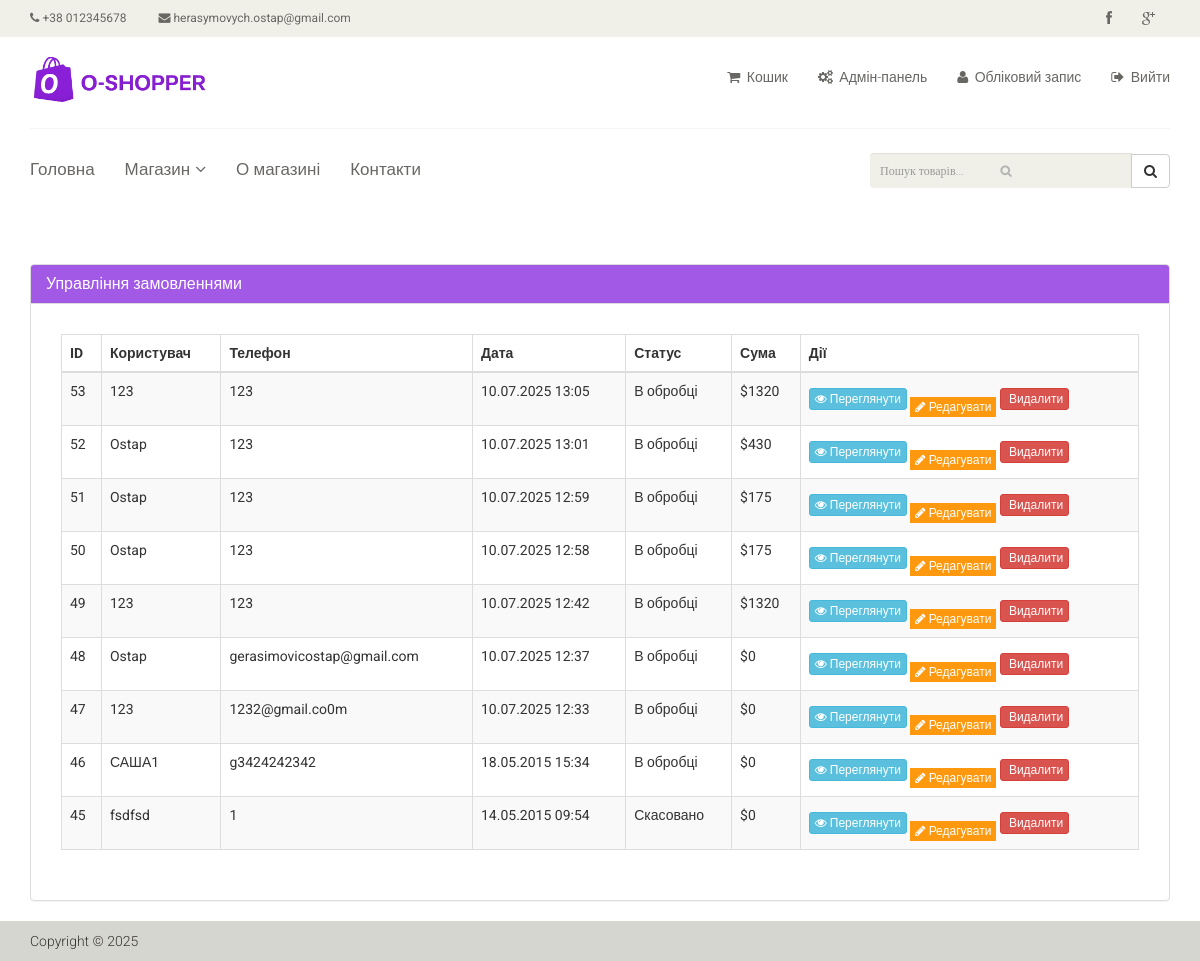
The page /admin/orders/index (signed in) on the database its author committed.
### tables this page shows
CREATE TABLE `order` (
  `id` int(11) NOT NULL,
  `user_name` varchar(255) NOT NULL,
  `user_phone` varchar(255) NOT NULL,
  `user_comment` text NOT NULL,
  `user_id` int(11) DEFAULT NULL,
  `date` timestamp NOT NULL DEFAULT current_timestamp(),
  `products` text NOT NULL,
  `status` int(11) NOT NULL DEFAULT 1
);

CREATE TABLE `user` (
  `id` int(11) NOT NULL,
  `name` varchar(255) NOT NULL,
  `email` varchar(255) NOT NULL,
  `password` varchar(255) NOT NULL,
  `role` varchar(50) NOT NULL DEFAULT 'user'
);

### config/routes.php (called while the page is built)
<?php
return [
    'product/([0-9]+)' => 'product/view/$1',
    'catalog' => 'catalog/index',
    'category/([0-9]+)' => 'catalog/category/$1',
    'review/add/([0-9]+)' => 'review/add/$1',
    'favorite/add/([0-9]+)' => 'favorite/add/$1',
    'favorite/remove/([0-9]+)' => 'favorite/remove/$1',
    'user/favorites' => 'favorite/index',
    'cart/add' => 'cart/add',
    'cart/update' => 'cart/update',
    'cart/remove' => 'cart/remove',
    'cart/clear' => 'cart/clear',
    'cart/checkout' => 'cart/checkout',
    'cart/success/([0-9]+)' => 'cart/success/$1',
    'cart' => 'cart/index',
    'search' => 'search/index',
    'search/ajax' => 'search/ajax',
    'user/register' => 'user/register',
    'user/login' => 'user/login',
    'user/logout' => 'user/logout',
    'user/profile' => 'user/profile',
    'user/edit' => 'user/edit',
    'user' => 'user/index',
    'admin/products/index' => 'admin/products/index',
    'admin/products/create' => 'admin/products/create',
    'admin/products/update/([0-9]+)' => 'admin/products/update/$1',
    'admin/products/delete/([0-9]+)' => 'admin/products/delete/$1',
    'admin/categories/index' => 'admin/categories/index',
    'admin/categories/create' => 'admin/categories/create',
    'admin/categories/update/([0-9]+)' => 'admin/categories/update/$1',
    'admin/categories/delete/([0-9]+)' => 'admin/categories/delete/$1',
    'admin/orders/index' => 'admin/orders/index',
    'admin/orders/view/([0-9]+)' => 'admin/orders/view/$1',
    'admin/orders/update/([0-9]+)' => 'admin/orders/update/$1',
    'admin/orders/delete/([0-9]+)' => 'admin/orders/delete/$1',
    'admin/users/index' => 'admin/users/index',
    'admin/users/create' => 'admin/users/create',
    'admin/users/update/([0-9]+)' => 'admin/users/update/$1',
    'admin/users/delete/([0-9]+)' => 'admin/users/delete/$1',
    'admin/reviews/index' => 'admin/reviews/index',
    'admin/reviews/view/([0-9]+)' => 'admin/reviews/view/$1',
    'admin/reviews/update/([0-9]+)' => 'admin/reviews/update/$1',
    'admin/reviews/delete/([0-9]+)' => 'admin/reviews/delete/$1',
    'admin' => 'admin/index',
    'about' => 'site/about',
    'contact' => 'site/contact',
    '' => 'site/index',
];

### controllers/AdminController.php (called while the page is built, shortened)
<?php
class AdminController {
    public function actionOrders() {
        $orders = Order::getAllOrders();
        $users = User::getAllUsers();
        require_once(ROOT . '/views/admin/orders/index.php');
        return true;
    }
}

### index.php (called while the page is built, shortened)
<?php
$router = new Router();
$router->run();

### models/Order.php (called while the page is built, shortened)
<?php
class Order {
    public static function getAllOrders() {
        $db = Db::getConnection();
        $query = "SELECT * FROM `order` ORDER BY date DESC";
        $result = $db->query($query);
        $orders = $result->fetchAll(PDO::FETCH_ASSOC);
        return $orders;
    }
}

### models/User.php (called while the page is built, shortened)
<?php
Class User {
    public static function getAllUsers() {
        $db = Db::getConnection();
        $sql = "SELECT * FROM user";
        $result = $db->query($sql);
        return $result->fetchAll(PDO::FETCH_ASSOC);
    }
}

### views/admin/orders/index.php (the view)
<?php
require_once(ROOT . '/views/layouts/header.php');
$orders = Order::getAllOrders();
$users = User::getAllUsers();
?>
<div class="container" style="margin-top: 40px;">
    <div class="row">
        <div class="col-md-12">
            <div class="panel panel-default">
                <div class="panel-heading" style="background: #a259e6; color: #fff;">
                    <h2 class="panel-title" style="margin: 0;">Управління замовленнями</h2>
                </div>
                <div class="panel-body" style="padding: 30px;">
                    <table class="table table-bordered table-striped">
                        <thead>
                            <tr>
                                <th>ID</th>
                                <th>Користувач</th>
                                <th>Телефон</th>
                                <th>Дата</th>
                                <th>Статус</th>
                                <th>Сума</th>
                                <th>Дії</th>
                            </tr>
                        </thead>
                        <tbody>
                        <?php foreach ($orders as $order): ?>
                            <tr>
                                <td><?= $order['id'] ?></td>
                                <td>
                                    <?php
                                    $userName = '';
                                    if (!empty($order['user_id'])) {
                                        foreach ($users as $user) {
                                            if ($user['id'] == $order['user_id']) {
                                                $userName = htmlspecialchars($user['name']);
                                                break;
                                            }
                                        }
                                    }
                                    echo $userName ? $userName : htmlspecialchars($order['user_name']);
                                    ?>
                                </td>
                                <td><?= htmlspecialchars($order['user_phone']) ?></td>
                                <td><?= !empty($order['date']) ? date('d.m.Y H:i', strtotime($order['date'])) : '' ?></td>
                                <td>
                                    <?php
                                    $statuses = [0 => 'Нове', 1 => 'В обробці', 2 => 'Виконано', 3 => 'Скасовано'];
                                    echo isset($statuses[$order['status']]) ? $statuses[$order['status']] : 'Невідомо';
                                    ?>
                                </td>
                                <td>
                                    <?php
                                    $total = 0;
                                    if (!empty($order['products']) && is_array($order['products'])) {
                                        foreach ($order['products'] as $prod) {
                                            if (isset($prod['price']) && isset($prod['quantity'])) {
                                                $total += $prod['price'] * $prod['quantity'];
                                            }
                                        }
                                    }
                                    echo '$' . $total;
                                    ?>
                                </td>
                                <td>
                                    <a href="/admin/orders/view/<?= $order['id'] ?>" class="btn btn-info btn-xs"><i class="fa fa-eye"></i> Переглянути</a>
                                    <a href="/admin/orders/update/<?= $order['id'] ?>" class="btn btn-primary btn-xs"><i class="fa fa-pencil"></i> Редагувати</a>
                                    <a href="/admin/orders/delete/<?= $order['id'] ?>" class="btn btn-danger btn-xs" onclick="return confirm('Видалити замовлення?');"><i class="fa fa-trash"></i> Видалити</a>
                                </td>
                            </tr>
                        <?php endforeach; ?>
                        </tbody>
                    </table>
                </div>
            </div>
        </div>
    </div>
</div>
<?php
require_once(ROOT . '/views/layouts/footer.php');
?>

### components/Router.php (shortened to what this page needs)
<?php
class Router {
    private $routes;
    public function __construct()
    {
        $routesPath = ROOT . '/config/routes.php';
        $this->routes = include($routesPath);
    }
    public function run() {
        $uri = trim($_SERVER["REQUEST_URI"], '/');
        $uri = explode('?', $uri, 2)[0];
        foreach ($this->routes as $uriPattern => $path) {
            if(preg_match("~$uriPattern~", $uri)) {
                $internalRoute = preg_replace("~$uriPattern~", $path, $uri);
                $segments = explode('/',  $internalRoute);
               $controllerName = ucfirst(array_shift($segments)) . 'Controller';
               $actionName = 'action' . ucfirst(array_shift($segments));
                $controllerObject = new $controllerName;
                $result = call_user_func_array(array( $controllerObject, $actionName), $segments);
                if($result == true)
                    break;
            }
        }
    }
}

### template/css/main.css (style rules this page uses)
body { font-family: 'Roboto', sans-serif; position: relative; font-weight: 400px; }
a { -webkit-transition: 300ms; -moz-transition: 300ms; -o-transition: 300ms; transition: 300ms; }
h1, h2, h3, h4, h5, h6 { font-family: 'Roboto', sans-serif; }
.btn.btn-primary { background:#FE980F; border: 0 none; border-radius: 0; margin-top: 16px; }

### rows shown on the page
order: id "53", user.name "123", user_phone "123", date "10.07.2025 13:05", status "В обробці", total "1320"
order: id "52", user_name "Ostap", user_phone "123", date "10.07.2025 13:01", status "В обробці", total "430"
order: id "51", user_name "Ostap", user_phone "123", date "10.07.2025 12:59", status "В обробці", total "175"
order: id "50", user_name "Ostap", user_phone "123", date "10.07.2025 12:58", status "В обробці", total "175"
order: id "49", user.name "123", user_phone "123", date "10.07.2025 12:42", status "В обробці", total "1320"
order: id "48", user_name "Ostap", user_phone "gerasimovicostap@gmail.com", date "10.07.2025 12:37", status "В обробці", total "0"
order: id "47", user_name "123", user_phone "1232@gmail.co0m", date "10.07.2025 12:33", status "В обробці", total "0"
order: id "46", user_name "САША1", user_phone "g3424242342", date "18.05.2015 15:34", status "В обробці", total "0"
order: id "45", user_name "fsdfsd", user_phone "1", date "14.05.2015 09:54", status "Скасовано", total "0"
